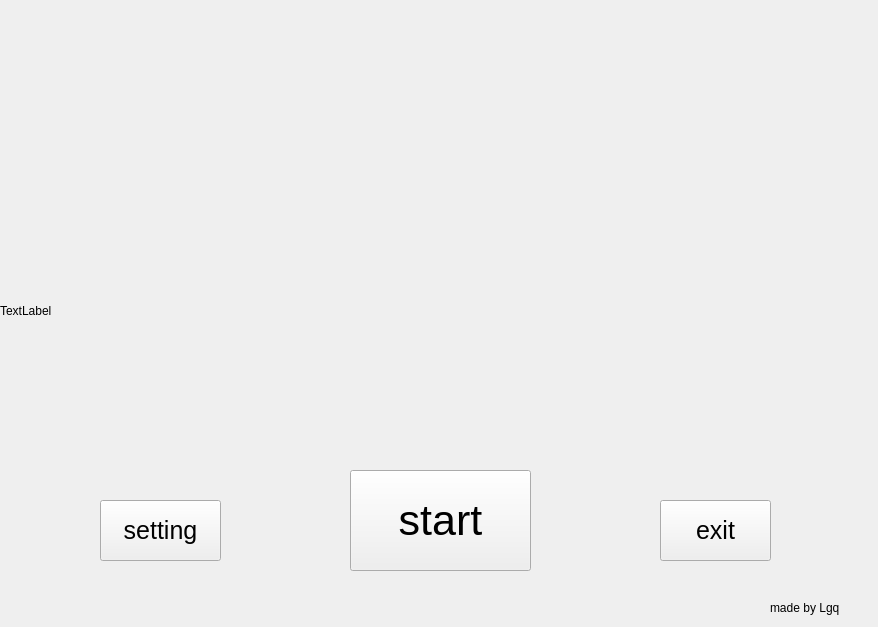
<?xml version="1.0" encoding="UTF-8"?>
<ui version="4.0">
 <class>Widget</class>
 <widget class="QWidget" name="Widget">
  <property name="geometry">
   <rect>
    <x>0</x>
    <y>0</y>
    <width>878</width>
    <height>627</height>
   </rect>
  </property>
  <property name="windowTitle">
   <string>Widget</string>
  </property>
  <widget class="QLabel" name="imagelabel1">
   <property name="geometry">
    <rect>
     <x>0</x>
     <y>0</y>
     <width>871</width>
     <height>621</height>
    </rect>
   </property>
   <property name="text">
    <string>TextLabel</string>
   </property>
   <property name="scaledContents">
    <bool>true</bool>
   </property>
  </widget>
  <widget class="QPushButton" name="startButton">
   <property name="geometry">
    <rect>
     <x>350</x>
     <y>470</y>
     <width>181</width>
     <height>101</height>
    </rect>
   </property>
   <property name="font">
    <font>
     <pointsize>32</pointsize>
    </font>
   </property>
   <property name="text">
    <string>start</string>
   </property>
  </widget>
  <widget class="QPushButton" name="settingButton">
   <property name="geometry">
    <rect>
     <x>100</x>
     <y>500</y>
     <width>121</width>
     <height>61</height>
    </rect>
   </property>
   <property name="font">
    <font>
     <pointsize>19</pointsize>
    </font>
   </property>
   <property name="text">
    <string>setting</string>
   </property>
  </widget>
  <widget class="QPushButton" name="exitButton">
   <property name="geometry">
    <rect>
     <x>660</x>
     <y>500</y>
     <width>111</width>
     <height>61</height>
    </rect>
   </property>
   <property name="font">
    <font>
     <pointsize>19</pointsize>
    </font>
   </property>
   <property name="text">
    <string>exit</string>
   </property>
  </widget>
  <widget class="QLabel" name="label">
   <property name="geometry">
    <rect>
     <x>770</x>
     <y>600</y>
     <width>91</width>
     <height>16</height>
    </rect>
   </property>
   <property name="text">
    <string>made by Lgq</string>
   </property>
  </widget>
 </widget>
 <resources/>
 <connections/>
</ui>
